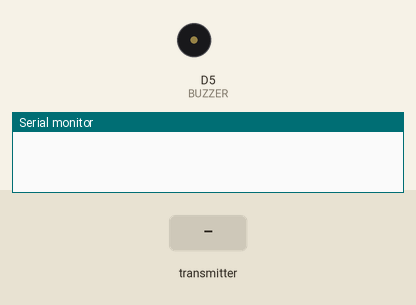
This sketch was run on a simulated ESP8266 (NodeMCU). Parts: buzzer (waves = sounding, pin HIGH), the last lines printed to the serial monitor. The test bench sets the inputs (shaded band).

Above: at 1.2 s.
1.3 s: the transmitter starts sending alarm = 1
At 2.1 s:
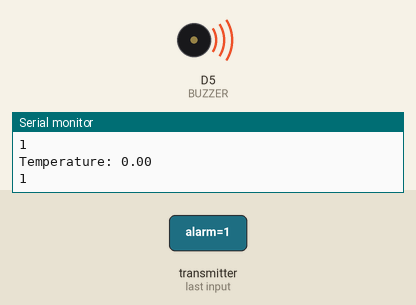
2.8 s: the transmitter starts sending alarm = 0
At 3.3 s:
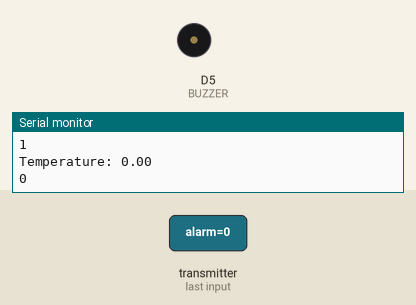
Timing chart, 0 to 5.8 s (numbered marks = the images above; inputs shaded):
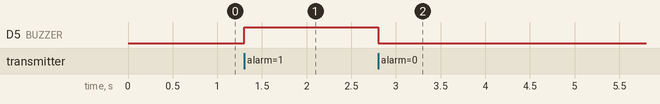

Measured:
- after the input at 1.3 s, D5 (BUZZER): LOW → HIGH at once
- after the input at 2.8 s, D5 (BUZZER): HIGH → LOW at once

The sketch:

ESP82666_TempAlarm_ESP-Now.ino
```cpp
#include <ESP8266WiFi.h>
extern "C" {
#include <espnow.h>
}

#define BUZZER D5

typedef struct
{
  float temperature;
  bool alarm;
} Message;


Message incoming;

void OnDataRecv(uint8_t *mac,
                uint8_t *data,
                uint8_t len)
{
  memcpy(&incoming, data, sizeof(incoming));

  Serial.print("Temperature: ");
  Serial.println(incoming.temperature);
  Serial.println(incoming.alarm);

  if (incoming.alarm)
  {
    digitalWrite(BUZZER, HIGH);
  }
  else
  {
    digitalWrite(BUZZER, LOW);
  }
}

void setup()
{
  Serial.begin(115200);

  pinMode(BUZZER, OUTPUT);
  digitalWrite(BUZZER, LOW);

  WiFi.mode(WIFI_STA);

  if (esp_now_init() != 0)
  {
    Serial.println("ESPNow Init Failed");
    return;
  }

  esp_now_set_self_role(ESP_NOW_ROLE_SLAVE);

  esp_now_register_recv_cb(OnDataRecv);
}

void loop()
{
}
```
